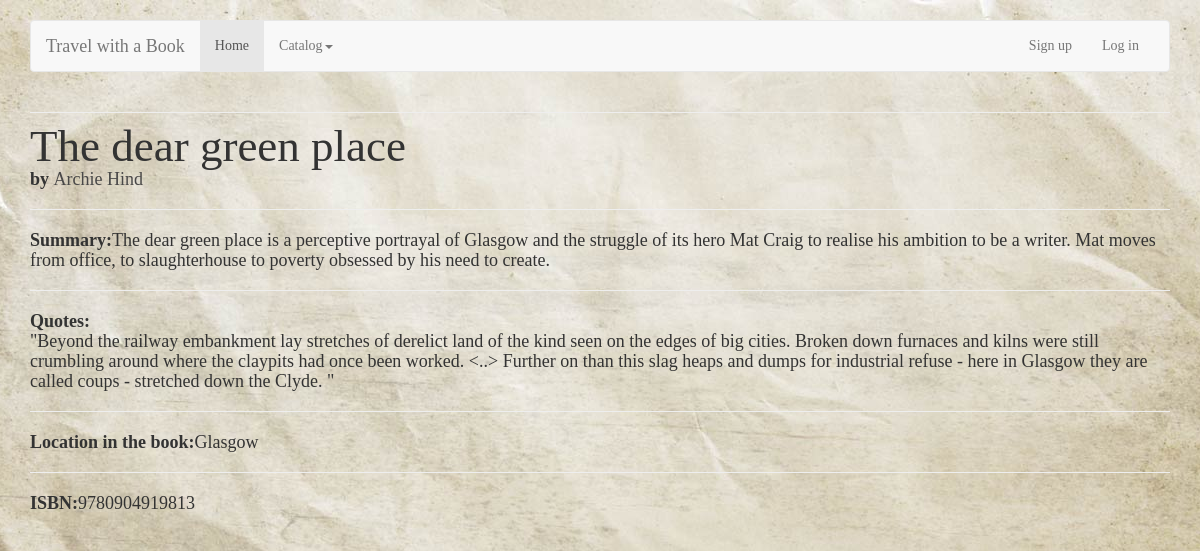
/catalog/book/1, run on the app's committed database.
### catalog/models.py (models this page shows, shortened)
class Book(models.Model):
    title = models.CharField(max_length=200)
    author = models.CharField(max_length=200, null=False, default='Unknown', blank=False)
    summary = models.TextField(max_length=1000, help_text='Enter a brief description of the book.')
    quotes = models.TextField(max_length=2000, help_text='Enter some quotes from the book.', default="", blank=True)
    location_mentioned = models.CharField(max_length=1000, help_text='Where does the action take place.', blank=False, null=True)
    isbn = models.CharField(max_length=13, blank=False,
                            help_text='13 character <a href="https://www.isbn-international.org/content/what-isbn">ISBN number.</a>')

### catalog/views.py (the view)
# urls.py: path('book/<int:pk>', views.BookDetailView.as_view(), name='book-details'),
class BookDetailView(generic.DetailView):
    model = Book

### catalog/templates/catalog/book_detail.html
{% extends "base_template.html" %}
{% load staticfiles %}
{% block content %}
    <hr>
    <p class="display-1">{{ book.title }}</p>
    <p><strong>by </strong> <a href="">{{ book.author }}</a></p>
    <hr>
    <p><strong>Summary:</strong>{{ book.summary }}</p>
    <hr>
    <p>
        <strong>Quotes: </strong><br>
        {{ book.quotes }}
    </p>
    <hr>
    <p><strong>Location in the book:</strong>{{ book.location_mentioned }}</p>
    <hr>
    <p><strong>ISBN:</strong>{{ book.isbn }}</p>
{% endblock %}

### static_media/css/styles.css (style rules this page uses)
body { font-family : "Bookman Old Style"; text-decoration-color : black; }
a:link { color : rgb(73, 72, 72); }
.display-1 { font-family: "Goudy Old Style", Garamond, "Big Caslon", "Times New Roman", serif; font-size: 60px; font-style: normal; font-variant: normal; font-weight: 500; line-height: 26.4px; }
.display-1 { font-family: "Goudy Old Style", Garamond, "Big Caslon", "Times New Roman", serif; font-size: 45px; font-style: normal; font-variant: normal; font-weight: 500; line-height: 26.4px; }
p { font-family: "Goudy Old Style", Garamond, "Big Caslon", "Times New Roman", serif; font-size: 18px; font-style: normal; font-variant: normal; font-weight: 400; line-height: 20px; }

### data on the page
Book: title "The dear green place", author "Archie Hind", summary "The dear green place is a perceptive portrayal of Glasgow and the struggle of its hero Mat Craig to realise his ambition to be a writer. Mat moves from office, to slaughterhouse to poverty obsessed by his need to create.", quotes "\"Beyond the railway embankment lay stretches of derelict land of the kind seen on the edges of big cities. Broken down furnaces and kilns were still crumbling around where the claypits had once been worked. <..> Further on than this slag heaps and dumps for industrial refuse - here in Glasgow they are called coups - stretched down the Clyde. \"", location_mentioned "Glasgow", isbn "9780904919813"
